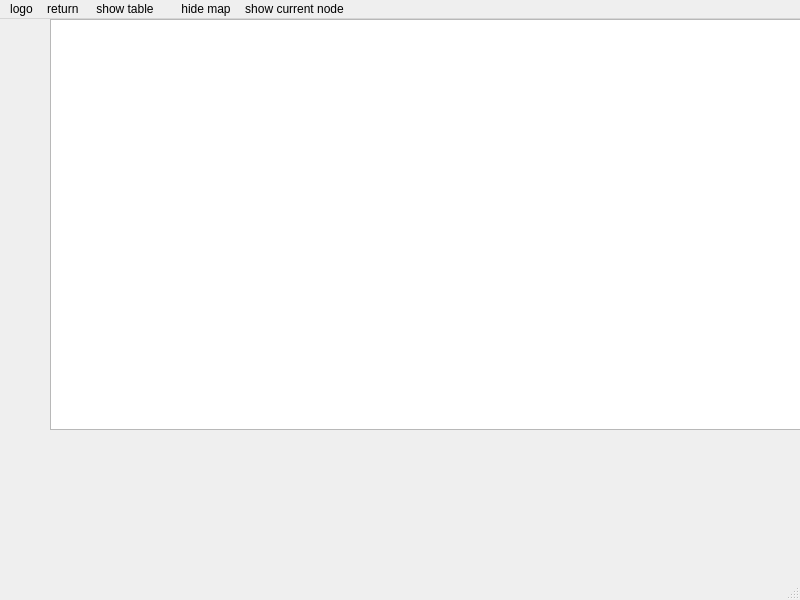
<?xml version="1.0" encoding="UTF-8"?>
<ui version="4.0">
 <class>MainWindow</class>
 <widget class="QMainWindow" name="MainWindow">
  <property name="geometry">
   <rect>
    <x>0</x>
    <y>0</y>
    <width>800</width>
    <height>600</height>
   </rect>
  </property>
  <property name="windowTitle">
   <string>MainWindow</string>
  </property>
  <widget class="QWidget" name="centralwidget">
   <widget class="QListView" name="listView">
    <property name="geometry">
     <rect>
      <x>50</x>
      <y>0</y>
      <width>751</width>
      <height>411</height>
     </rect>
    </property>
   </widget>
  </widget>
  <widget class="QMenuBar" name="menubar">
   <property name="geometry">
    <rect>
     <x>0</x>
     <y>0</y>
     <width>800</width>
     <height>22</height>
    </rect>
   </property>
   <widget class="QMenu" name="menulogo">
    <property name="title">
     <string>logo</string>
    </property>
    <addaction name="separator"/>
   </widget>
   <widget class="QMenu" name="menureturn">
    <property name="title">
     <string>return </string>
    </property>
    <addaction name="actionreturn"/>
   </widget>
   <widget class="QMenu" name="menushow_table">
    <property name="title">
     <string>show table</string>
    </property>
    <addaction name="actiontable"/>
   </widget>
   <widget class="QMenu" name="menu">
    <property name="title">
     <string/>
    </property>
   </widget>
   <widget class="QMenu" name="menuhide_map">
    <property name="title">
     <string>hide map</string>
    </property>
   </widget>
   <widget class="QMenu" name="menushow_current_node">
    <property name="title">
     <string>show current node</string>
    </property>
   </widget>
   <addaction name="menulogo"/>
   <addaction name="menureturn"/>
   <addaction name="menushow_table"/>
   <addaction name="menu"/>
   <addaction name="menuhide_map"/>
   <addaction name="menushow_current_node"/>
  </widget>
  <widget class="QStatusBar" name="statusbar"/>
  <action name="actionreturn">
   <property name="icon">
    <iconset resource="icon.qrc">
     <normaloff>:/new/img/undo.png</normaloff>:/new/img/undo.png</iconset>
   </property>
   <property name="text">
    <string>return</string>
   </property>
   <property name="shortcut">
    <string>Ctrl+Z</string>
   </property>
  </action>
  <action name="actionsetting">
   <property name="icon">
    <iconset resource="icon.qrc">
     <normaloff>:/new/img/icons8-setting-32.png</normaloff>:/new/img/icons8-setting-32.png</iconset>
   </property>
   <property name="text">
    <string>setting</string>
   </property>
  </action>
  <action name="actiontable">
   <property name="icon">
    <iconset resource="icon.qrc">
     <normaloff>:/new/img/table.png</normaloff>:/new/img/table.png</iconset>
   </property>
   <property name="text">
    <string>table</string>
   </property>
  </action>
  <action name="actionhide">
   <property name="icon">
    <iconset resource="icon.qrc">
     <normaloff>:/new/img/icons8-hide-24.png</normaloff>:/new/img/icons8-hide-24.png</iconset>
   </property>
   <property name="text">
    <string>hide</string>
   </property>
  </action>
  <action name="actionmore">
   <property name="icon">
    <iconset resource="icon.qrc">
     <normaloff>:/new/img/icons8-left-50.png</normaloff>:/new/img/icons8-left-50.png</iconset>
   </property>
   <property name="text">
    <string>more</string>
   </property>
  </action>
  <action name="actionmap">
   <property name="icon">
    <iconset resource="icon.qrc">
     <normaloff>:/new/img/address.png</normaloff>:/new/img/address.png</iconset>
   </property>
   <property name="text">
    <string>map</string>
   </property>
  </action>
  <action name="actionmail">
   <property name="icon">
    <iconset resource="icon.qrc">
     <normaloff>:/new/img/mail.png</normaloff>:/new/img/mail.png</iconset>
   </property>
   <property name="text">
    <string>mail</string>
   </property>
  </action>
  <action name="actiontraker">
   <property name="icon">
    <iconset resource="icon.qrc">
     <normaloff>:/new/img/radar.png</normaloff>:/new/img/radar.png</iconset>
   </property>
   <property name="text">
    <string>traker</string>
   </property>
  </action>
  <action name="actionearth">
   <property name="icon">
    <iconset resource="icon.qrc">
     <normaloff>:/new/img/globe-earth.png</normaloff>:/new/img/globe-earth.png</iconset>
   </property>
   <property name="text">
    <string>earth</string>
   </property>
  </action>
  <action name="actiondocument">
   <property name="icon">
    <iconset resource="icon.qrc">
     <normaloff>:/new/img/google-docs.png</normaloff>:/new/img/google-docs.png</iconset>
   </property>
   <property name="text">
    <string>document</string>
   </property>
  </action>
  <action name="actionantenna">
   <property name="icon">
    <iconset resource="icon.qrc">
     <normaloff>:/new/img/wifi.png</normaloff>:/new/img/wifi.png</iconset>
   </property>
   <property name="text">
    <string>antenna</string>
   </property>
  </action>
  <action name="actionactivation">
   <property name="icon">
    <iconset resource="icon.qrc">
     <normaloff>:/new/img/analytics.png</normaloff>:/new/img/analytics.png</iconset>
   </property>
   <property name="text">
    <string>activation</string>
   </property>
  </action>
  <action name="actionradar">
   <property name="icon">
    <iconset resource="icon.qrc">
     <normaloff>:/new/img/icons8-radio-waves-30.png</normaloff>:/new/img/icons8-radio-waves-30.png</iconset>
   </property>
   <property name="text">
    <string>radar</string>
   </property>
  </action>
  <action name="actioniust">
   <property name="icon">
    <iconset resource="icon.qrc">
     <normaloff>:/new/img/Downloads/iust.png</normaloff>:/new/img/Downloads/iust.png</iconset>
   </property>
   <property name="text">
    <string>iust</string>
   </property>
  </action>
 </widget>
 <resources>
  <include location="icon.qrc"/>
 </resources>
 <connections/>
</ui>
